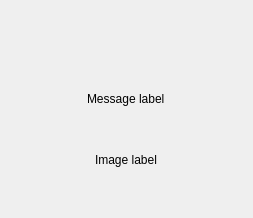
<?xml version="1.0" encoding="UTF-8"?>
<ui version="4.0">
 <class>OverlayWidget</class>
 <widget class="QWidget" name="OverlayWidget">
  <property name="geometry">
   <rect>
    <x>0</x>
    <y>0</y>
    <width>253</width>
    <height>218</height>
   </rect>
  </property>
  <property name="windowTitle">
   <string>Form</string>
  </property>
  <layout class="QVBoxLayout" name="verticalLayout_3">
   <item>
    <layout class="QVBoxLayout" name="verticalLayout_2">
     <item alignment="Qt::AlignHCenter|Qt::AlignBottom">
      <widget class="QLabel" name="message_label">
       <property name="text">
        <string>Message label</string>
       </property>
      </widget>
     </item>
    </layout>
   </item>
   <item>
    <layout class="QVBoxLayout" name="verticalLayout">
     <item alignment="Qt::AlignHCenter">
      <widget class="QLabel" name="image_label">
       <property name="text">
        <string>Image label</string>
       </property>
      </widget>
     </item>
    </layout>
   </item>
  </layout>
 </widget>
 <resources/>
 <connections/>
</ui>
